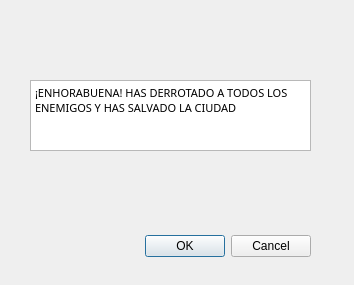
<?xml version="1.0" encoding="UTF-8"?>
<ui version="4.0">
 <class>Final</class>
 <widget class="QDialog" name="Final">
  <property name="geometry">
   <rect>
    <x>0</x>
    <y>0</y>
    <width>354</width>
    <height>285</height>
   </rect>
  </property>
  <property name="windowTitle">
   <string>Final</string>
  </property>
  <property name="windowIcon">
   <iconset resource="fondo.qrc">
    <normaloff>:/new/prefix1/sword_cross_icon_135139.ico</normaloff>:/new/prefix1/sword_cross_icon_135139.ico</iconset>
  </property>
  <widget class="QDialogButtonBox" name="buttonBox">
   <property name="geometry">
    <rect>
     <x>-30</x>
     <y>230</y>
     <width>341</width>
     <height>32</height>
    </rect>
   </property>
   <property name="orientation">
    <enum>Qt::Horizontal</enum>
   </property>
   <property name="standardButtons">
    <set>QDialogButtonBox::Cancel|QDialogButtonBox::Ok</set>
   </property>
  </widget>
  <widget class="QTextEdit" name="textEdit">
   <property name="geometry">
    <rect>
     <x>30</x>
     <y>80</y>
     <width>281</width>
     <height>71</height>
    </rect>
   </property>
   <property name="font">
    <font>
     <family>Baskerville Old Face</family>
     <pointsize>12</pointsize>
    </font>
   </property>
   <property name="html">
    <string>&lt;!DOCTYPE HTML PUBLIC &quot;-//W3C//DTD HTML 4.0//EN&quot; &quot;http://www.w3.org/TR/REC-html40/strict.dtd&quot;&gt;
&lt;html&gt;&lt;head&gt;&lt;meta name=&quot;qrichtext&quot; content=&quot;1&quot; /&gt;&lt;style type=&quot;text/css&quot;&gt;
p, li { white-space: pre-wrap; }
&lt;/style&gt;&lt;/head&gt;&lt;body style=&quot; font-family:'Baskerville Old Face'; font-size:12pt; font-weight:400; font-style:normal;&quot;&gt;
&lt;p style=&quot; margin-top:0px; margin-bottom:0px; margin-left:0px; margin-right:0px; -qt-block-indent:0; text-indent:0px;&quot;&gt;&lt;span style=&quot; font-family:'MS Shell Dlg 2'; font-size:8.25pt;&quot;&gt;¡ENHORABUENA! HAS DERROTADO A TODOS LOS ENEMIGOS Y HAS SALVADO LA CIUDAD&lt;/span&gt;&lt;/p&gt;&lt;/body&gt;&lt;/html&gt;</string>
   </property>
  </widget>
 </widget>
 <resources>
  <include location="fondo.qrc"/>
 </resources>
 <connections>
  <connection>
   <sender>buttonBox</sender>
   <signal>accepted()</signal>
   <receiver>Final</receiver>
   <slot>accept()</slot>
   <hints>
    <hint type="sourcelabel">
     <x>248</x>
     <y>254</y>
    </hint>
    <hint type="destinationlabel">
     <x>157</x>
     <y>274</y>
    </hint>
   </hints>
  </connection>
  <connection>
   <sender>buttonBox</sender>
   <signal>rejected()</signal>
   <receiver>Final</receiver>
   <slot>reject()</slot>
   <hints>
    <hint type="sourcelabel">
     <x>316</x>
     <y>260</y>
    </hint>
    <hint type="destinationlabel">
     <x>286</x>
     <y>274</y>
    </hint>
   </hints>
  </connection>
 </connections>
</ui>
